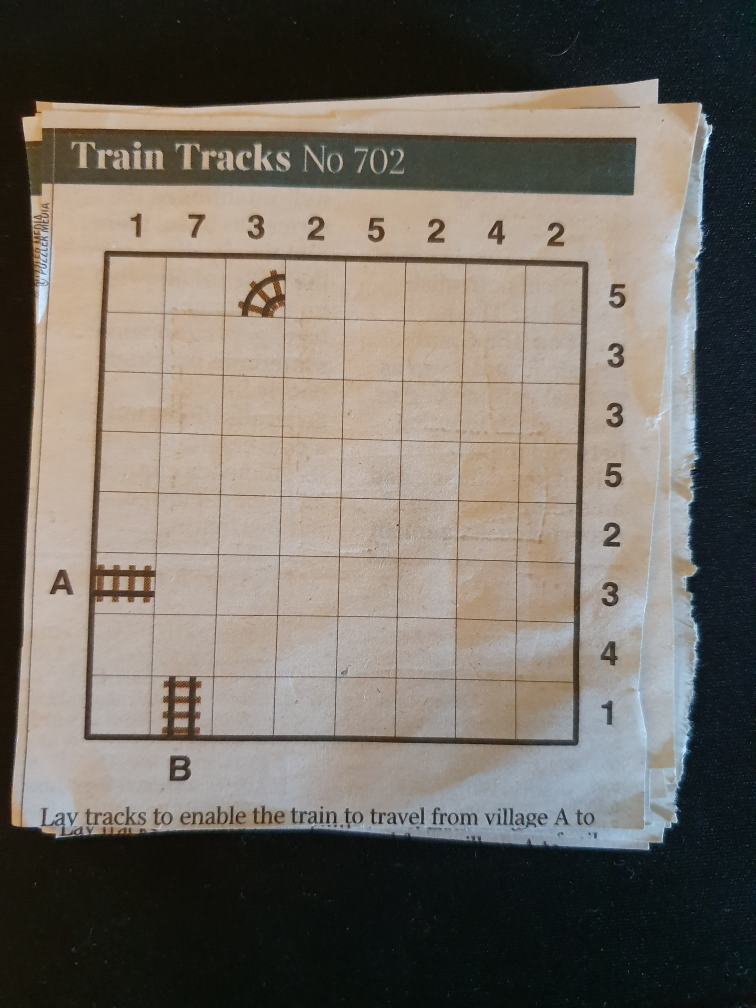
#> input picture images/good-1.jpg, 3024 x 4032 px (shown at 1/4 size)
$ python imgReader.py images/good-1.jpg
#> lines starting #> are read from the running program, lines starting #| are printed output that depends on the picture; after the words box and inside, x2 and y2 are one past the last pixel; in counts of white or black regions, pixels touching at a corner belong together
# Written by Seth Woolley
# Code for getting puzzle area can be found here:
# https://www.pyimagesearch.com/2017/02/13/recognizing-digits-with-opencv-and-python/

from imutils.perspective import four_point_transform
from imutils import contours
import sys, cv2, imutils
import numpy as np

image = cv2.imread(sys.argv[1])
#> image is the input picture: shape (4032, 3024, 3); mean B, G, R 101.2, 109.3, 115.7

image=imutils.resize(image, height=1000)
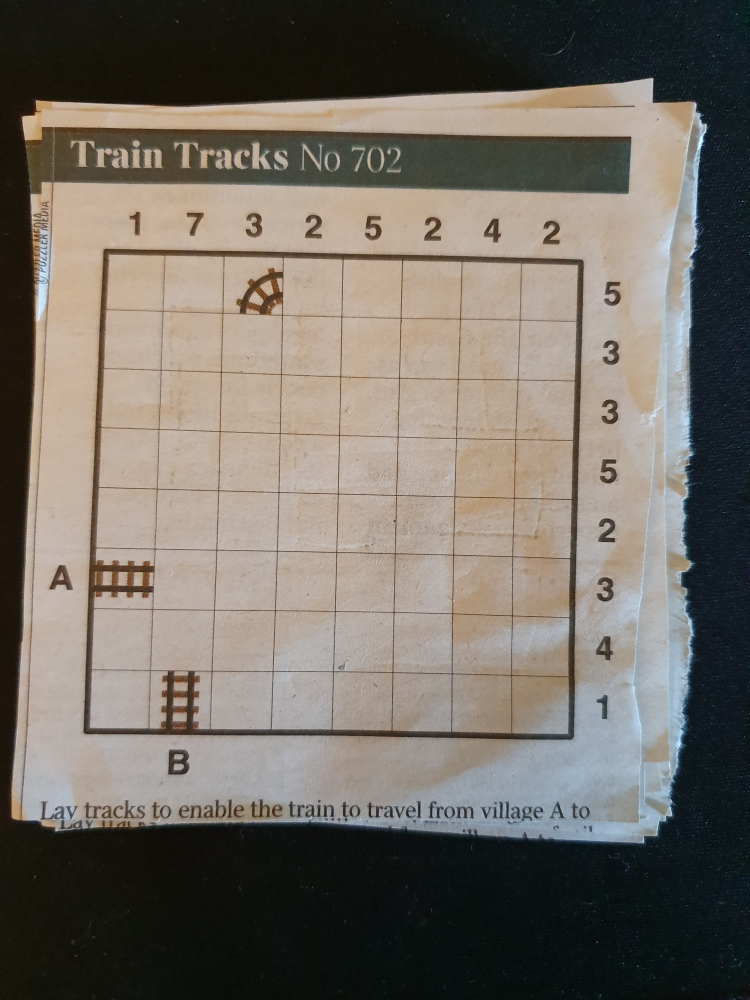
#> image: shape (1000, 750, 3); mean B, G, R 101.2, 109.3, 115.7
gray = cv2.cvtColor(image, cv2.COLOR_BGR2GRAY)
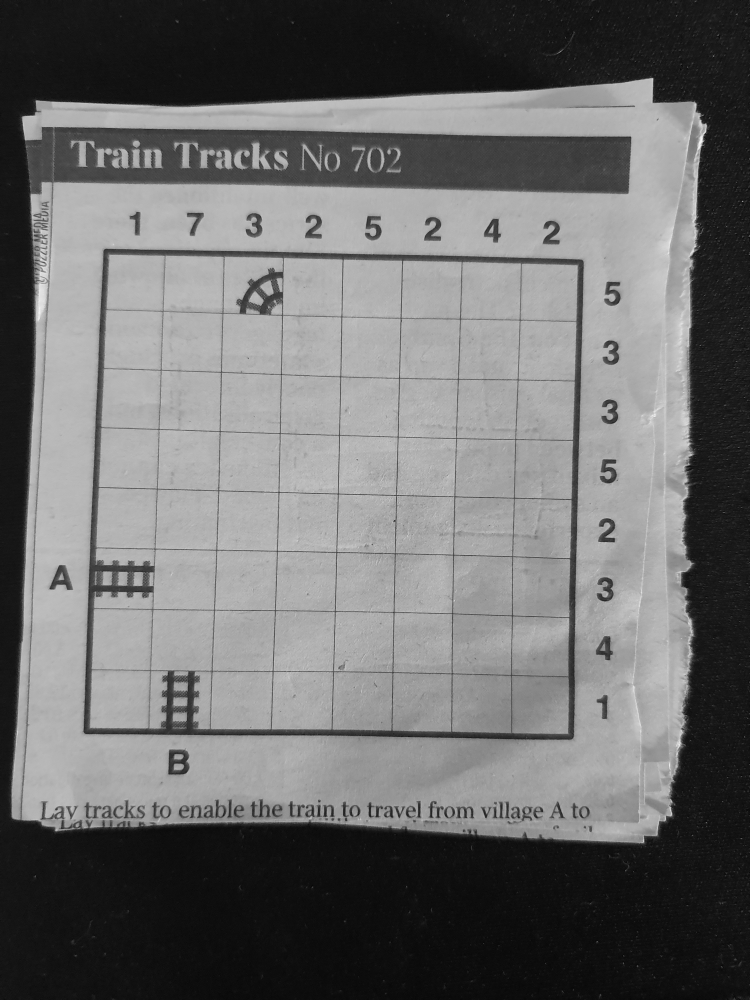
#> gray: shape (1000, 750); min 7, max 247, mean 110.3
blurred = cv2.GaussianBlur(gray, (5,5), 0)
edged = cv2.Canny(blurred, 50, 200, 255)
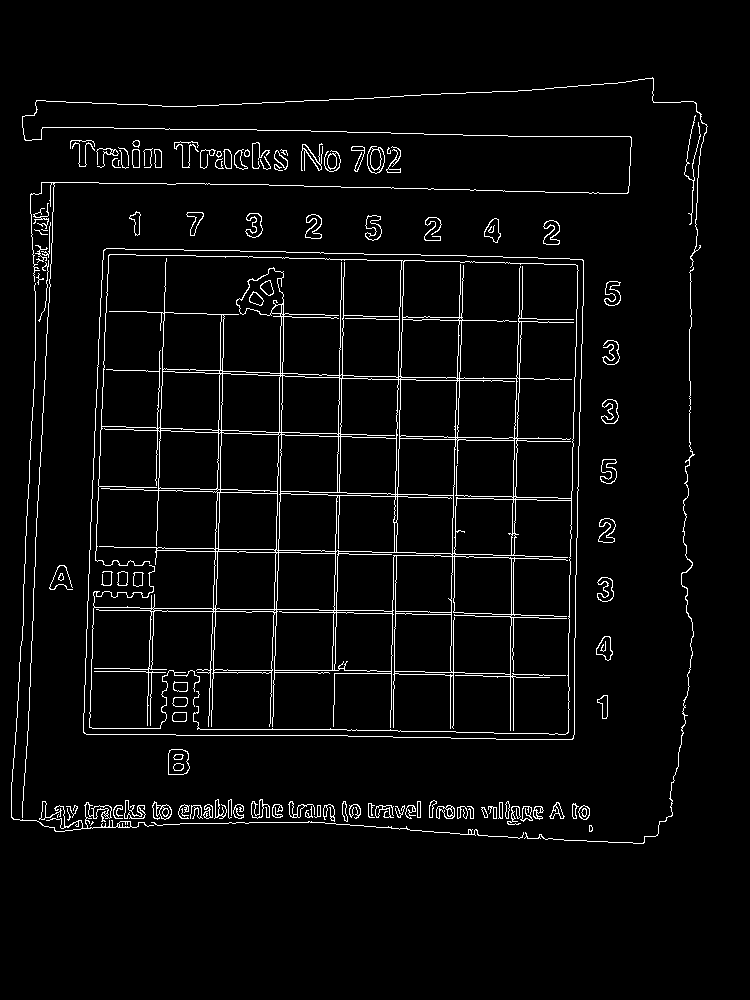
#> edged: shape (1000, 750); 3.8% white in thin lines or dots, all inside (x1, y1, x2, y2) = (11, 77, 708, 844)

cv2.imshow("edged",edged)

# find contours in the edge map, then sort them by their
# size in descending order
cnts = cv2.findContours(edged.copy(), cv2.RETR_EXTERNAL, cv2.CHAIN_APPROX_SIMPLE)
#> cnts = 104 contours, 38 with area under 20; largest, box (x1, y1, x2, y2) and area: (83, 248, 584, 740) 234629, (168, 749, 190, 775) 477, (367, 146, 385, 174) 360, (11, 283, 154, 832) 250, (596, 636, 613, 661) 245
cnts = imutils.grab_contours(cnts)
cnts = sorted(cnts, key=cv2.contourArea, reverse=True)

rectangles = []
# loop over the contours
for c in cnts:
	# approximate the contour
	peri = cv2.arcLength(c, True)
	approx = cv2.approxPolyDP(c, 0.02 * peri, True)

	# if the contour has four vertices, add to rectangles
	if len(approx) == 4:
		rectangles += [approx]
		break
#> this loop made 1 pass
#> (peri, rectangles) on pass 1: (1954, [[[104, 249], [83, 732], [572, 739], [583, 260]]])


# Attempt to find second-largest rectangle to eliminate bold puzzle border
# doesn't matter if it isn't found, just makes image recognition better if it is
if rectangles == []:
	print("No puzzle found, try another image")
	sys.exit()

rectangles.sort(key=lambda x:cv2.contourArea(x),reverse=False)

if len(rectangles) == 1:
	rectangles = [None,rectangles[0]]

rawArea = rectangles[1].reshape(4,2)
#> rawArea = [[104, 249], [83, 732], [572, 739], [583, 260]]

# Work out which corners are what
rawArea = rawArea[rawArea[:, 1].argsort()]
#> rawArea = [[104, 249], [583, 260], [83, 732], [572, 739]]
NW = min(rawArea[:2],key=lambda x: x[0])
#> NW = [104, 249]
SW = min(rawArea[-2:],key=lambda x: x[0])
#> SW = [83, 732]
NE = max(rawArea[:2],key=lambda x: x[0])
#> NE = [583, 260]
SE = max(rawArea[-2:],key=lambda x: x[0])
#> SE = [572, 739]

# puzzleFound = cv2.polylines(gray,np.array([NW,SW,NE,SE],np.int32).reshape((-1,1,2)),True,255,3)
# cv2.imshow("found",puzzleFound)

print(NW[0])
#| 104
print(((SW[0]-NW[0])/8))
#| -2.625
# Move corners to find numbers too
NW1 = [NW[0] + ((SW[0]-NW[0])/8),
	   NW[1] - ((SW[1]-NW[1])/8)]
#> NW1 = [101.4, 188.6]
NE1 = [NE[0] + ((SE[0]-NE[0])/8),
	   NE[1] - ((SE[1]-NE[1])/8)]
#> NE1 = [581.6, 200.1]

NE2 = [NE[0] + ((NE[0]-NW[0])/8),
	   NE[1] + ((NE[1]-NW[1])/8)]
#> NE2 = [642.9, 261.4]
SE1 = [SE[0] + ((SE[0]-SW[0])/8),
	   SE[1] + ((SE[1]-SW[1])/8)]
#> SE1 = [633.1, 739.9]

puzzleArea = np.array([NW, SW, NE, SE])
#> puzzleArea = [[104, 249], [83, 732], [583, 260], [572, 739]]
topArea = np.array([NW1,NE1,NE,NW])
#> topArea = [[101.4, 188.6], [581.6, 200.1], [583, 260], [104, 249]]
sideArea = np.array([NE,NE2,SE,SE1])
#> sideArea = [[583, 260], [642.9, 261.4], [572, 739], [633.1, 739.9]]
puzzleFound = cv2.polylines(gray,np.array([NE,NE2,SE,SE1],np.int32).reshape((-1,1,2)),True,255,3)

# print (np.minimum(rawArea[2],rawArea[3]))

# extract the puzzle, apply a perspective transform to it
warped = four_point_transform(gray, puzzleArea)
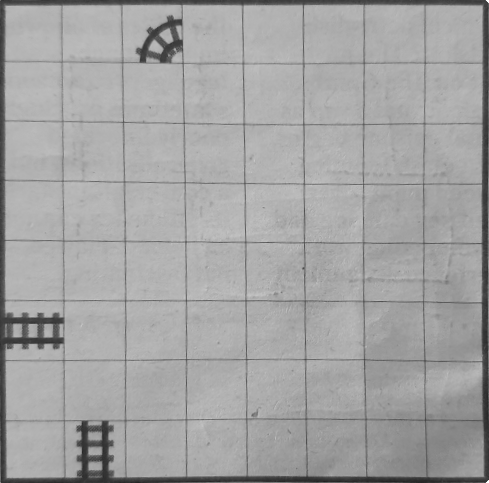
#> warped: shape (483, 489); min 32, max 255, mean 163.5
topNum = four_point_transform(gray, topArea)
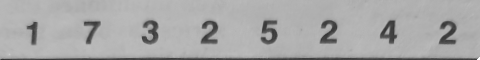
#> topNum: shape (60, 480); min 51, max 255, mean 168.7
sideNum = four_point_transform(gray, sideArea)
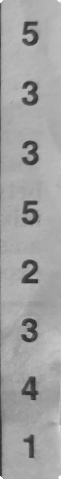
#> sideNum: shape (479, 61); min 41, max 255, mean 163

# Get height and width
height,width = warped.shape
#> height = 483; width = 489
cellheight, cellwidth = height/8, width/8
#> cellheight = 60.38; cellwidth = 61.12

cv2.imshow("gray",gray)
cv2.imshow("warped",warped)
cv2.imshow("topArea",topNum)
cv2.imshow("sideNum",sideNum)
cv2.waitKey(0)

$ run again, on images/good-3.jpg
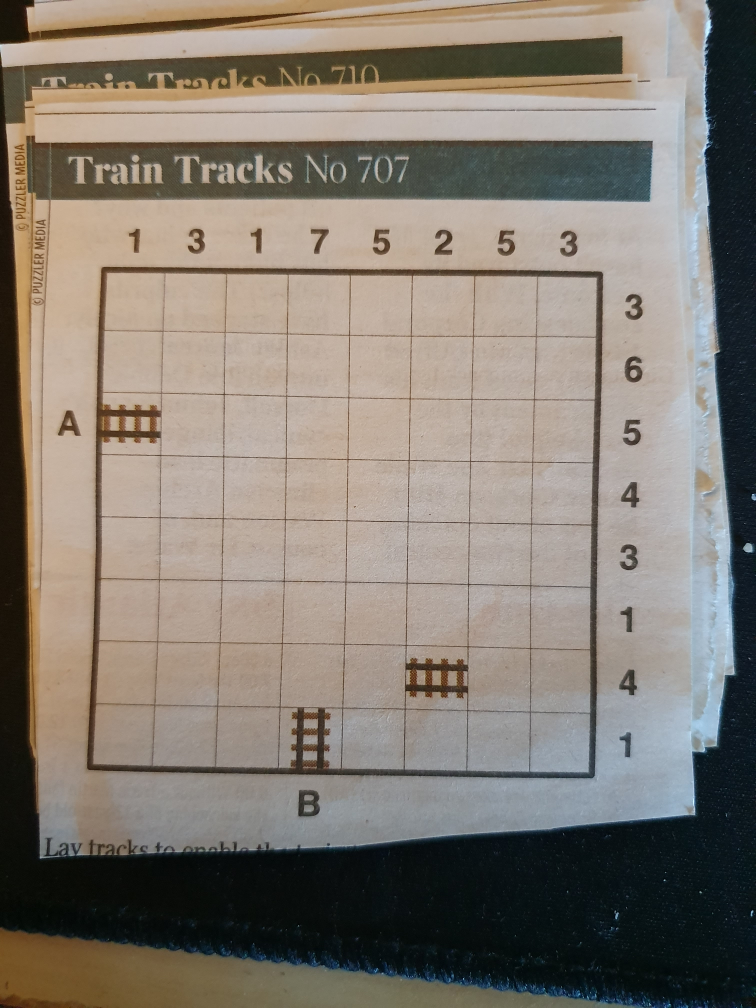
#> input picture images/good-3.jpg, 3024 x 4032 px (shown at 1/4 size)
#> image is the input picture: shape (4032, 3024, 3); mean B, G, R 114.7, 124.2, 132.2
#> image: shape (1000, 750, 3)
#> `edged = cv2.Canny(blurred, 50, 200, 255)`:
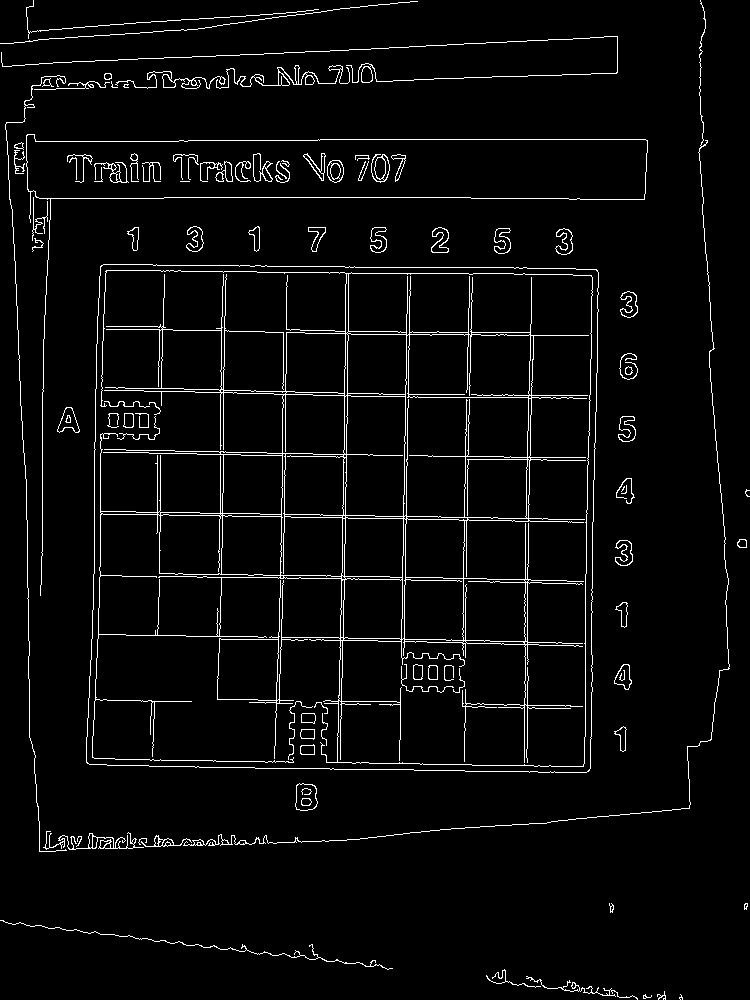
#> edged: shape (1000, 750); 3.9% white in thin lines or dots
#> cnts = 53 contours, 20 with area under 20; largest, box (x1, y1, x2, y2) and area: (86, 264, 599, 773) 251209, (26, 134, 648, 596) 35844, (295, 783, 318, 811) 502, (216, 65, 350, 89) 332, (57, 407, 80, 433) 310
#> the loop `for c in cnts:` made 1 pass
#> (peri, rectangles) on pass 1: (2035.8, [[[101, 265], [86, 762], [588, 771], [597, 270]]])
#> `rawArea = rectangles[1].reshape(4,2)`: rawArea = [[101, 265], [86, 762], [588, 771], [597, 270]]
#> `rawArea = rawArea[rawArea[:, 1].argsort()]`: rawArea = [[101, 265], [597, 270], [86, 762], [588, 771]]
#> NW = [101, 265]
#> SW = [86, 762]
#> NE = [597, 270]
#> SE = [588, 771]
#| 101
#| -1.875
#> NW1 = [99.12, 202.9]
#> NE1 = [595.9, 207.4]
#> NE2 = [659, 270.6]
#> SE1 = [650.8, 772.1]
#> puzzleArea = [[101, 265], [86, 762], [597, 270], [588, 771]]
#> topArea = [[99.12, 202.9], [595.9, 207.4], [597, 270], [101, 265]]
#> sideArea = [[597, 270], [659, 270.6], [588, 771], [650.8, 772.1]]
#> `sideNum = four_point_transform(gray, sideArea)`:
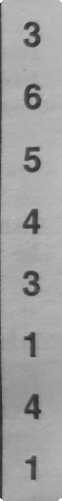
#> sideNum: shape (501, 62); min 44, max 255, mean 160.9

$ run again, on images/rotated.jpg
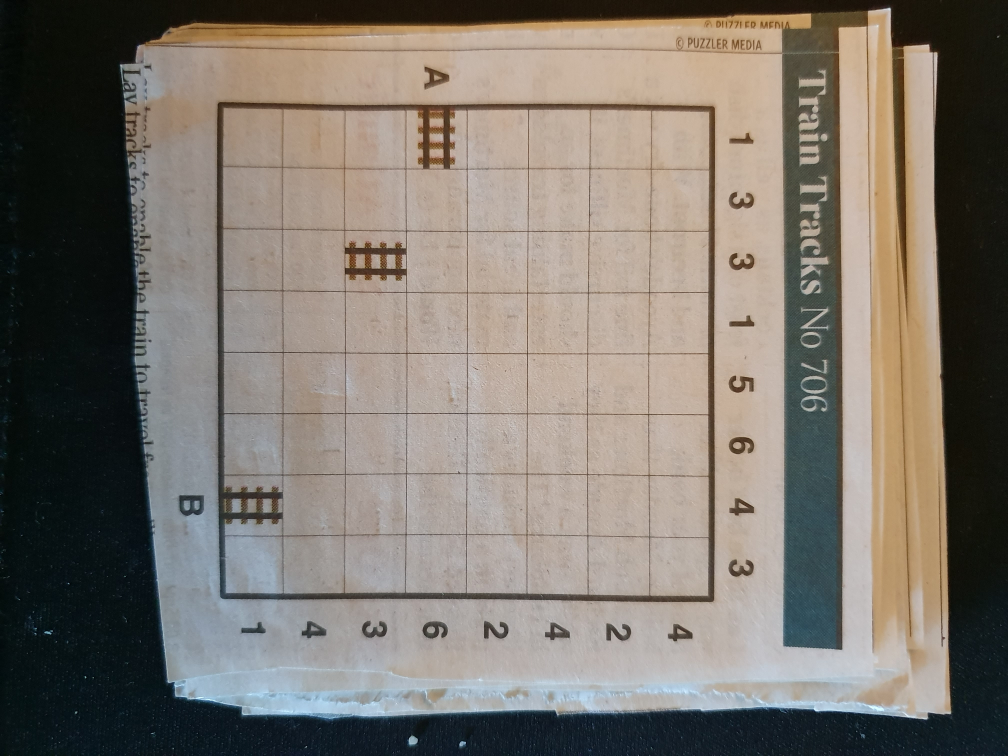
#> input picture images/rotated.jpg, 4032 x 3024 px (shown at 1/4 size)
#> image is the input picture: shape (3024, 4032, 3); mean B, G, R 109.6, 117.9, 124.8
#> image: shape (1000, 1333, 3)
#> `edged = cv2.Canny(blurred, 50, 200, 255)`:
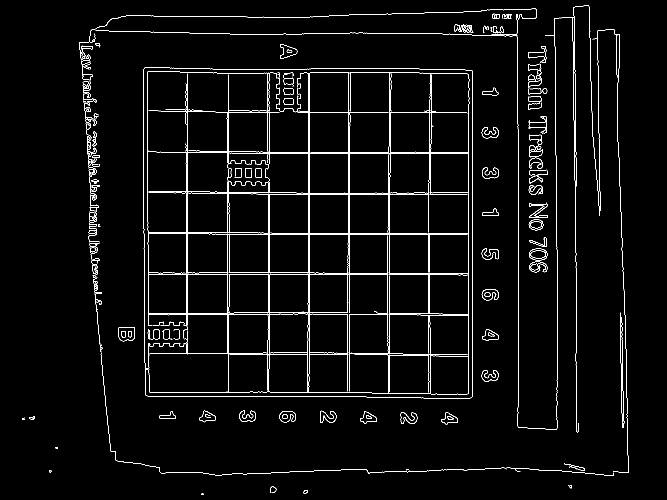
#> edged: shape (1000, 1333) (shown at 1/2 size); 3% white in thin lines or dots, all inside (x1, y1, x2, y2) = (45, 10, 1258, 990)
#> cnts = 92 contours, 45 with area under 20; largest, box (x1, y1, x2, y2) and area: (286, 134, 946, 797) 430831, (236, 655, 270, 683) 798, (1058, 497, 1095, 521) 686, (963, 578, 998, 601) 554, (558, 822, 592, 845) 548
#> the loop `for c in cnts:` made 1 pass
#> (peri, rectangles) on pass 1: (2663.2, [[[289, 135], [291, 790], [943, 795], [945, 142]]])
#> `rawArea = rectangles[1].reshape(4,2)`: rawArea = [[289, 135], [291, 790], [943, 795], [945, 142]]
#> `rawArea = rawArea[rawArea[:, 1].argsort()]`: rawArea = [[289, 135], [945, 142], [291, 790], [943, 795]]
#> NW = [289, 135]
#> SW = [291, 790]
#> NE = [945, 142]
#> SE = [943, 795]
#| 289
#| 0.25
#> NW1 = [289.2, 53.12]
#> NE1 = [944.8, 60.38]
#> NE2 = [1027, 142.9]
#> SE1 = [1024.5, 795.6]
#> puzzleArea = [[289, 135], [291, 790], [945, 142], [943, 795]]
#> topArea = [[289.2, 53.12], [944.8, 60.38], [945, 142], [289, 135]]
#> sideArea = [[945, 142], [1027, 142.9], [943, 795], [1024.5, 795.6]]
#> `sideNum = four_point_transform(gray, sideArea)`:
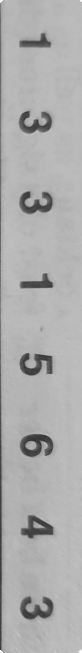
#> sideNum: shape (653, 82); min 43, max 255, mean 173.7

$ run again, on images/skew-E.jpg
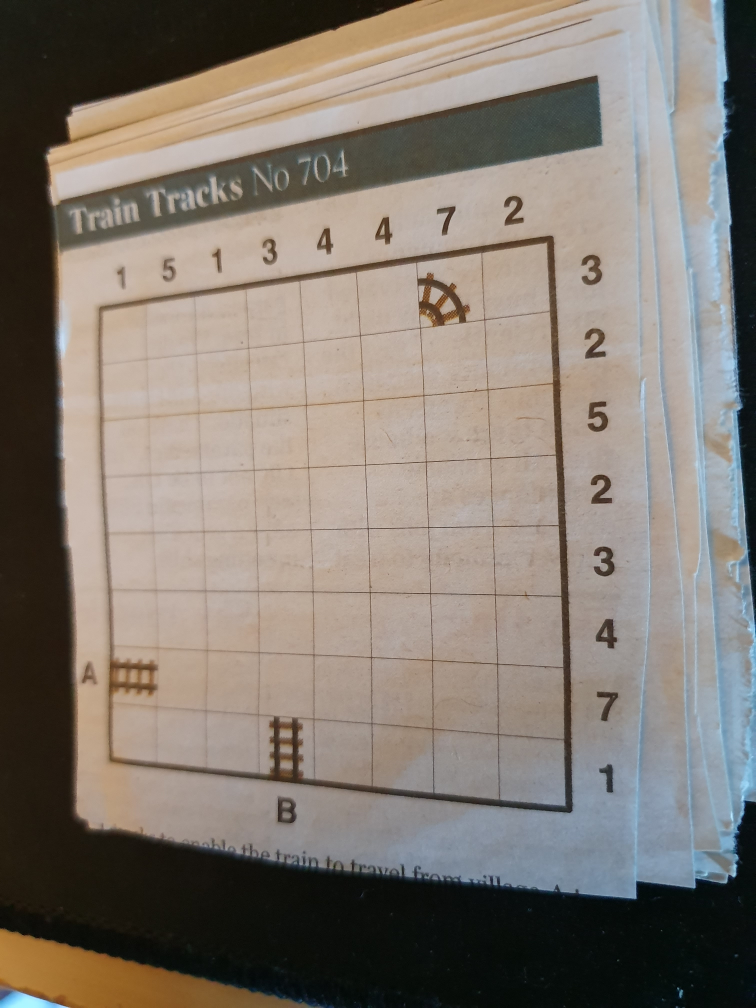
#> input picture images/skew-E.jpg, 3024 x 4032 px (shown at 1/4 size)
#> image is the input picture: shape (4032, 3024, 3); mean B, G, R 113.9, 122.6, 131.4
#> image: shape (1000, 750, 3)
#> `edged = cv2.Canny(blurred, 50, 200, 255)`:
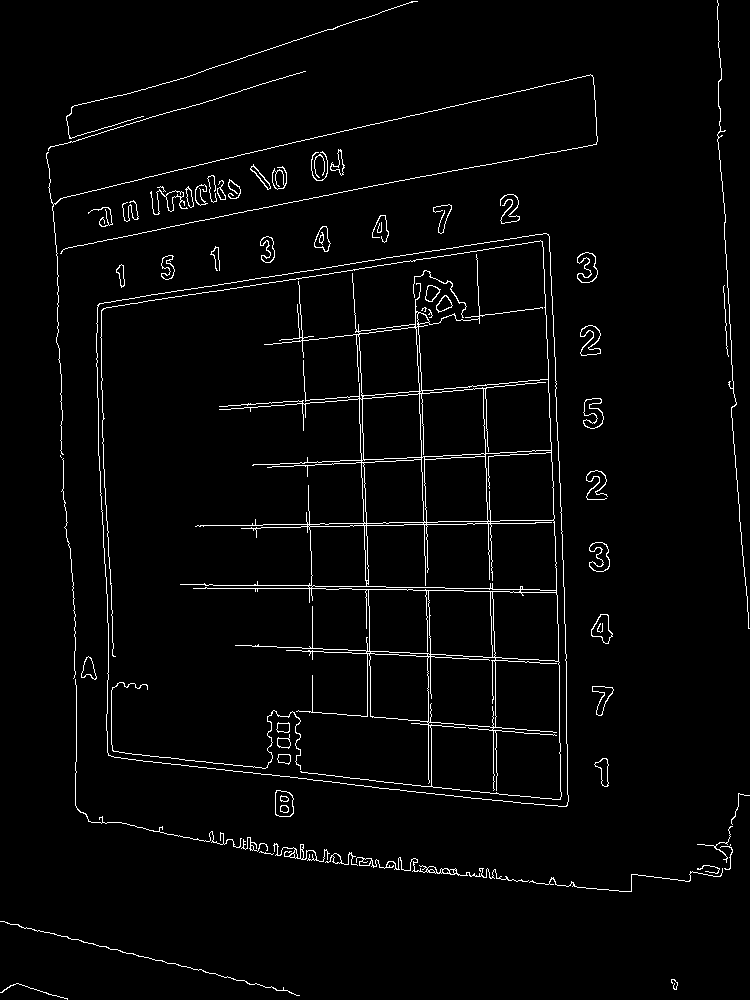
#> edged: shape (1000, 750); 2.7% white in thin lines or dots
#> cnts = 55 contours, 25 with area under 20; largest, box (x1, y1, x2, y2) and area: (96, 233, 569, 807) 235636, (275, 790, 294, 817) 423, (591, 614, 613, 644) 366, (583, 398, 604, 429) 358, (577, 252, 598, 283) 353
#> the loop `for c in cnts:` made 1 pass
#> (peri, rectangles) on pass 1: (2009.3, [[[548, 234], [97, 305], [108, 755], [567, 805]]])
#> rawArea = [[548, 234], [97, 305], [108, 755], [567, 805]]
#> NW = [97, 305]
#> SW = [108, 755]
#> NE = [548, 234]
#> SE = [567, 805]
#| 97
#| 1.375
#> NW1 = [98.38, 248.8]
#> NE1 = [550.4, 162.6]
#> NE2 = [604.4, 225.1]
#> SE1 = [624.4, 811.2]
#> puzzleArea = [[97, 305], [108, 755], [548, 234], [567, 805]]
#> topArea = [[98.38, 248.8], [550.4, 162.6], [548, 234], [97, 305]]
#> sideArea = [[548, 234], [604.4, 225.1], [567, 805], [624.4, 811.2]]
#> `sideNum = four_point_transform(gray, sideArea)`:
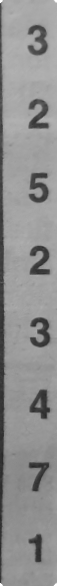
#> sideNum: shape (586, 57); min 39, max 255, mean 144.7
